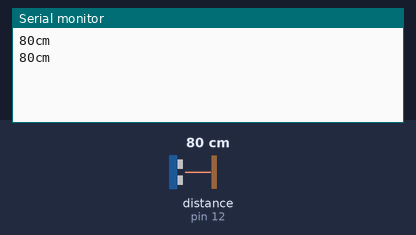
This sketch was run on a simulated Arduino Uno, built with avr-gcc and run on an emulated ATmega328P. Shown: the last lines printed to the serial monitor. The test bench sets the inputs (shaded band); at power-on: distance to the obstacle (sensor on pin 12) 80 cm. The echo pulse lasts 58.3 µs per cm.

Above: at 2.2 s.
2.3 s: distance to the obstacle (sensor on pin 12) set to 2 cm
At 3.6 s:
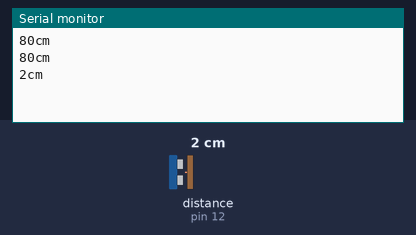
3.8 s: distance to the obstacle (sensor on pin 12) set to 4 cm
At 4.9 s:
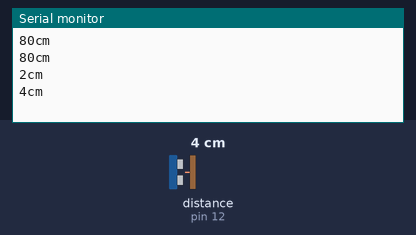
Timing chart, 0 to 6.8 s (numbered marks = the images above; inputs shaded):
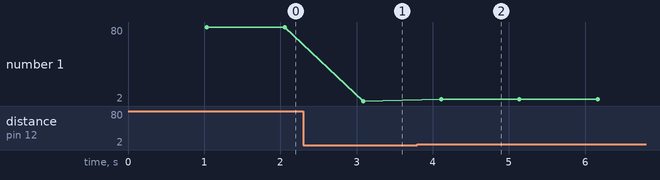

Measured:
- after the input at 2.3 s, the serial monitor: prints a new line after 0.79 s (image 1)
- after the input at 3.8 s, the serial monitor: prints a new line after 0.31 s (image 2)
- plotted number 1: 80 → 2 after the input at 2.3 s, 2 → 4 after the input at 3.8 s

The sketch:

ultrasonic_sensor.ino
```cpp
// Ultrasonic Sensor Module

#include "SR04.h"

// Variable Definitions
const int trigPin = 12;
const int echoPin = 11;

// Instantiate an object with class SR04
SR04 sr04 = SR04(echoPin, trigPin);
// Measured distance in cm
long measuredDistance;

void setup() {
  // Initialise the serial port with a Baud rate of 9600
  Serial.begin(9600);
  delay(1000);
}

void loop() {
  // Measure the distance to an object
  measuredDistance = sr04.Distance();
  // Print out the measured distance
  Serial.print(measuredDistance);
  Serial.println("cm");
  delay(1000);
}
```
